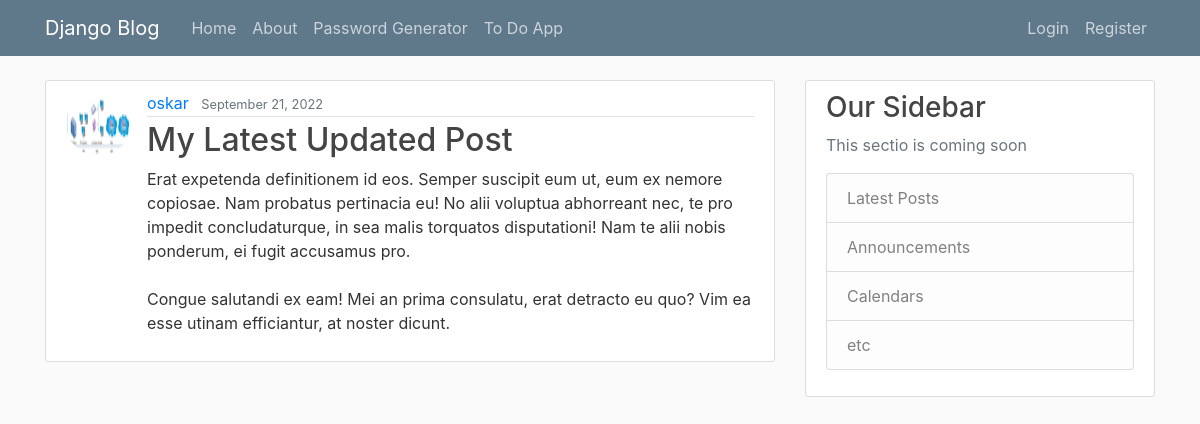
The page /post/30/ on the database its author committed.
### blog/models.py (models this page shows, shortened)
class Post(models.Model): # each class will be table in the database
          title = models.CharField(max_length= 100)
          content = models.TextField()
          date_posted = models.DateTimeField(default=timezone.now)
          author = models.ForeignKey(User, on_delete =models.CASCADE)

### users/models.py (models this page shows, shortened)
class Profile(models.Model):
          user = models.OneToOneField(User, on_delete=models.CASCADE)
          image = models.ImageField(default = 'default.jpg',upload_to = 'profile_pics')

### blog/views.py (the view)
# urls.py: path("post/<int:pk>/", PostDetailView.as_view(), name = 'post-detail'),
class PostDetailView(DetailView):
          model = Post

### blog/templates/blog/post_detail.html (shortened to what this page needs)
{% extends "blog/base.html"%}
{% block content%}
         <article class="media content-section">
          <img class = 'rounded-circle article-img' src = '{{ object.author.profile.image.url }}'>
          <div class="media-body">
            <div class="article-metadata">
              <a class="mr-2" href="{% url 'user-posts' object.author.username %}">{{ object.author }}</a>
              <small class="text-muted">{{ object.date_posted | date:'F d, Y' }}</small>
            </div>
            <h2 class="article-title"> {{ object.title }} </h2>
            <p class="article-content">{{ object.content }}</p>
          </div>
        </article>
 {% endblock content%}

### blog/static/blog/main.css (style rules this page uses)
body { background: #fafafa; color: #333333; margin-top: 5rem; }
h1, h2, h3, h4, h5, h6 { color: #444444; }
.content-section { background: #ffffff; padding: 10px 20px; border: 1px solid #dddddd; border-radius: 3px; margin-bottom: 20px; }
.article-title { color: #444444; }
.article-content { white-space: pre-line; }
.article-img { height: 65px; width: 65px; margin-right: 16px; }
.article-metadata { padding-bottom: 1px; margin-bottom: 4px; border-bottom: 1px solid #e3e3e3 }

### rows shown on the page
Post: author.profile.image (picture), author "oskar", date_posted "September 21, 2022", title "My Latest Updated Post", content "Erat expetenda definitionem id eos. Semper suscipit eum ut, eum ex nemore copiosae. Nam probatus pertinacia eu! No alii voluptua abhorreant nec, te pro impedit concludaturque, in sea malis torquatos disputationi! Nam te alii nobis ponderum, ei fugit accusamus pro. Congue salutandi ex eam! Mei an prima consulatu, erat detracto eu quo? Vim ea esse utinam efficiantur, at noster dicunt."
